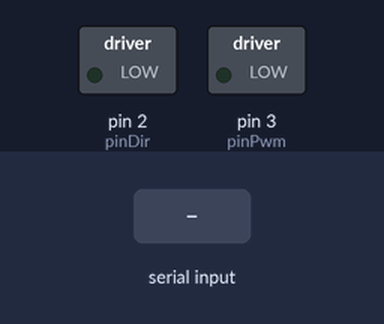
The sketch below on a simulated Arduino Uno, built with avr-gcc and run on an emulated ATmega328P. Shown: switched loads named in the sketch (green lamp = pin HIGH). Dashed ring = blinking. Inputs (shaded band) come from the test bench. What the sketch prints to the serial monitor is not drawn.

Above: at 1.2 s.
1.3 s: "1" received over Serial
At 2.2 s:
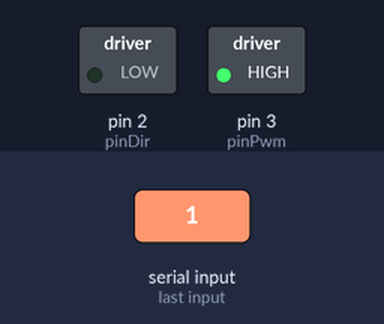
At 3.9 s:
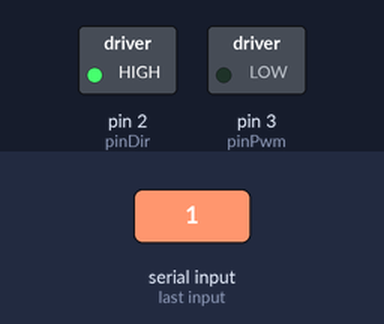
Timing chart, 0 to 5.4 s (numbered marks = the images above; inputs shaded):
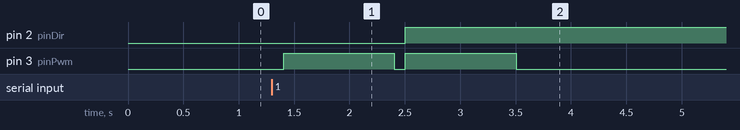

The sketch:

Shield-MD10-sample.ino
```cpp
// (licence header left out)
/*******************************************************************************
 * IO DEFINITION                                                                *
 *******************************************************************************/

// PWM is connected to pin 3.
const int pinPwm = 3;

// DIR is connected to pin 2.
const int pinDir = 2;


/*******************************************************************************
 * PRIVATE GLOBAL VARIABLES                                                     *
 *******************************************************************************/

// Speed of the motor.
static int iSpeed = 0;

// Acceleration of the motor.
static int iAcc = 1;


/*******************************************************************************
 * FUNCTIONS                                                                    *
 *******************************************************************************/

// The setup routine runs once when you press reset.
void setup() {
  // Initialize the PWM and DIR pins as digital outputs.
  pinMode(pinPwm, OUTPUT);
  pinMode(pinDir, OUTPUT);
  Serial.begin(9600);
}


// The loop routine runs over and over again forever.
void loop() {

  // Control the motor according to the speed value.
  // Positive speed value = CW,
  // Negative speed value = CCW.
  Serial.println("listening");
  char msg = Serial.read();
  if(msg == '1'){
    analogWrite(3, 0);
    delay(100);
    analogWrite(3, 255);
    digitalWrite(pinDir, LOW);
    delay(1000);
    analogWrite(3, 0);
  }
  if(msg == '1'){
    analogWrite(3, 0);
    delay(100);
    analogWrite(3, 255);
    digitalWrite(pinDir, HIGH);
    delay(1000);
    analogWrite(3, 0);
  }

  delay(10);
}
```

Measured:
- after the input at 1.3 s, pin 2 (pinDir): LOW → HIGH after 1.2 s; pin 3 (pinPwm): alternates HIGH for 1.0 s and LOW for 0.10 s, 4 changes in all, then stays LOW, starting after 0.11 s
